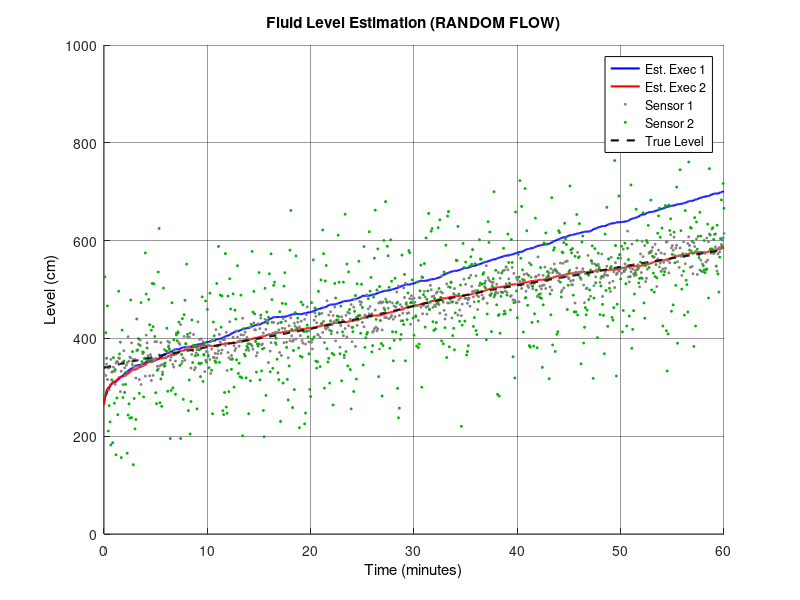
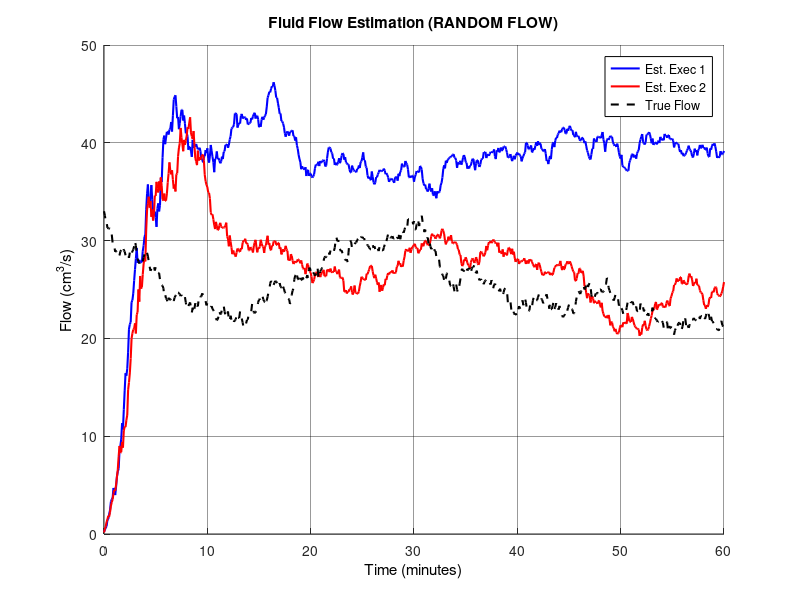
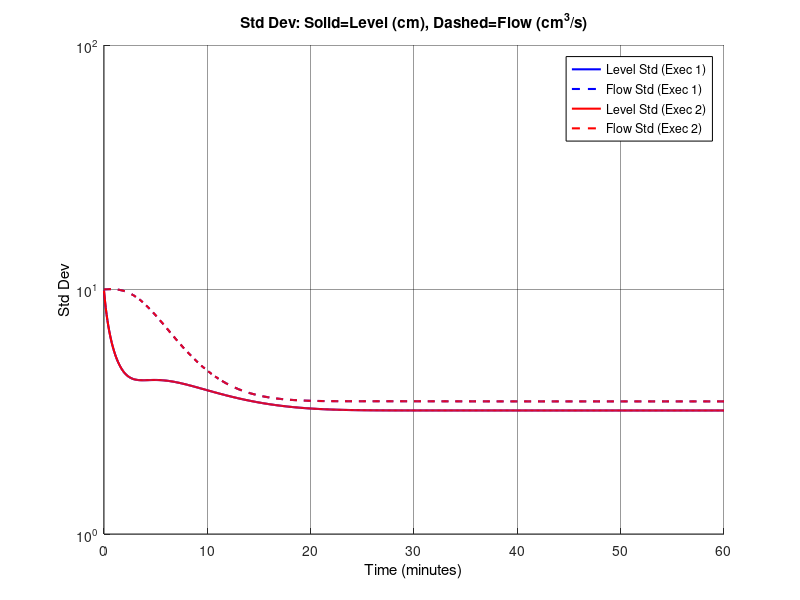

Write the MATLAB code that produced these figures, in order.
% =========================================================================
% Script: kalman_flow_rnd.m
% Subject: Signal Processing for Communications
% Assignment: Lab 3 - Linear Estimation and Kalman Filtering
% Task: 7 (Random Fluctuating Flow)
% =========================================================================

clear; clc; close all;

%% 1. SYSTEM PARAMETERS AND CONFIGURATION

% --- Physical Constants ---
rho_kgm3 = 874;
rho_gcm3 = rho_kgm3 / 1000;
ch = 0.98 * rho_gcm3;

T = 5;
diameter = 22;
radius = diameter / 2;
Area = pi * radius^2;

% --- Simulation Duration ---
duration_min = 60;
N = (duration_min * 60) / T;
num_execs = 2;

% --- True System Values ---
l_true_init = 340;
q_true_init = 33;

% --- Kalman Filter Initialization Parameters ---
mu_l = 250;
sigma_l = 11;
mu_q = 0;
sigma_q = 10;

% Measurement Noise (TWO SENSORS)
sigma_v1 = 20;
sigma_v2 = 80;
R = [sigma_v1^2,    0;
      0,        sigma_v2^2];

% --- State Space Matrices ---
A = [1,  T/Area;
     0,       1];

H = [ch, 0;
     ch, 0];

% Process Noise Covariance Q (NOW NON-ZERO!)
% Flow has random increments with std dev = 0.35 cm^3/s
sigma_flow_increment = 0.35;
Q = [0,                         0;
     0,    sigma_flow_increment^2];

% Initial Error Covariance Matrix
Sigma_init = [sigma_l^2, 0;
              0,         sigma_q^2];

%% 2. SIMULATION LOOP

figure(1); set(gcf, 'Color', 'w'); set(gca, 'Color', 'w'); hold on; grid on;
set(gca, 'GridColor', 'k', 'GridAlpha', 0.4);
title('Fluid Level Estimation (RANDOM FLOW)', 'Color', 'k', 'FontWeight', 'bold');
xlabel('Time (minutes)', 'Color', 'k'); ylabel('Level (cm)', 'Color', 'k');

figure(2); set(gcf, 'Color', 'w'); set(gca, 'Color', 'w'); hold on; grid on;
set(gca, 'GridColor', 'k', 'GridAlpha', 0.4);
title('Fluid Flow Estimation (RANDOM FLOW)', 'Color', 'k', 'FontWeight', 'bold');
xlabel('Time (minutes)', 'Color', 'k'); ylabel('Flow (cm^3/s)', 'Color', 'k');

figure(3); set(gcf, 'Color', 'w'); set(gca, 'Color', 'w'); hold on; grid on;
set(gca, 'GridColor', 'k', 'GridAlpha', 0.4);
title('Std Dev of Estimation Error (RANDOM FLOW)', 'Color', 'k', 'FontWeight', 'bold');
xlabel('Time (minutes)', 'Color', 'k'); ylabel('Std Dev', 'Color', 'k');

colors = ['b', 'r'];

for k = 1:num_execs
    
    % --- Pre-allocation ---
    s_hat_hist = zeros(2, N+1);
    Sigma_hist_l = zeros(1, N+1);
    Sigma_hist_q = zeros(1, N+1);
    x_hist = zeros(2, N+1);
    s_true_hist = zeros(2, N+1);
    
    % --- Initialization ---
    s_hat = [mu_l; mu_q];
    Sigma = Sigma_init;
    s_true = [l_true_init; q_true_init];
    
    % --- Time Loop ---
    for i = 1:(N+1)
        
        % Simulate Reality with RANDOM FLOW
        if i > 1
            % Apply deterministic dynamics
            s_true = A * s_true;
            % Add random increment to flow (process noise)
            s_true(2) = s_true(2) + sigma_flow_increment * randn;
        end
        
        % Generate TWO Measurements
        x_n = H * s_true + [sigma_v1; sigma_v2] .* randn(2, 1);
        
        % Kalman Filter Step
        
        % Prediction (now accounts for process noise Q)
        s_pred = A * s_hat;
        Sigma_pred = A * Sigma * A' + Q;
        
        % Correction
        S = H * Sigma_pred * H' + R;
        K = Sigma_pred * H' / S;
        
        s_hat = s_pred + K * (x_n - H * s_pred);
        Sigma = (eye(2) - K * H) * Sigma_pred;
        
        % Storage
        s_hat_hist(:, i) = s_hat;
        s_true_hist(:, i) = s_true;
        x_hist(:, i) = x_n;
        
        Sigma_hist_l(i) = Sigma(1,1);
        Sigma_hist_q(i) = Sigma(2,2);
    end
    
    % --- Plotting Execution k ---
    time_vec = (0:N) * T / 60;
    
    % Fig 1: Level
    figure(1);
    plot(time_vec, s_hat_hist(1,:), 'Color', colors(k), 'LineWidth', 1.5, ...
        'DisplayName', sprintf('Est. Exec %d', k));
    
    % Fig 2: Flow
    figure(2);
    plot(time_vec, s_hat_hist(2,:), 'Color', colors(k), 'LineWidth', 1.5, ...
        'DisplayName', sprintf('Est. Exec %d', k));
    
    % Fig 3: Error Std Dev
    figure(3);
    plot(time_vec, sqrt(Sigma_hist_l), [colors(k) '-'], 'LineWidth', 1.5, ...
        'DisplayName', sprintf('Level Std (Exec %d)', k));
    plot(time_vec, sqrt(Sigma_hist_q), [colors(k) '--'], 'LineWidth', 1.5, ...
        'DisplayName', sprintf('Flow Std (Exec %d)', k));
    
    % Print asymptotic values (last 10% of simulation)
    fprintf('\n=== Execution %d ===\n', k);
    fprintf('Asymptotic Level Std: %.4f cm\n', mean(sqrt(Sigma_hist_l(end-70:end))));
    fprintf('Asymptotic Flow Std: %.4f cm^3/s\n', mean(sqrt(Sigma_hist_q(end-70:end))));
end

%% 3. FINALIZING PLOTS

time_vec = (0:N) * T / 60;

% --- Figure 1: Level ---
figure(1);
plot(time_vec, x_hist(1,:)/ch, '*', 'Color', [0.5 0.5 0.5], 'MarkerSize', 2, ...
    'DisplayName', 'Sensor 1');
plot(time_vec, x_hist(2,:)/ch, '*', 'Color', [0 0.7 0], 'MarkerSize', 2, ...
    'DisplayName', 'Sensor 2');
plot(time_vec, s_true_hist(1,:), 'k--', 'LineWidth', 1.5, 'DisplayName', 'True Level');
legend('Location', 'best', 'TextColor', 'k', 'Color', 'w', 'EdgeColor', 'k');

% --- Figure 2: Flow ---
figure(2);
plot(time_vec, s_true_hist(2,:), 'k--', 'LineWidth', 1.5, 'DisplayName', 'True Flow');
legend('Location', 'best', 'TextColor', 'k', 'Color', 'w', 'EdgeColor', 'k');

% --- Figure 3: Std Dev ---
figure(3);
legend('Location', 'best', 'TextColor', 'k', 'Color', 'w', 'EdgeColor', 'k');
title('Std Dev: Solid=Level (cm), Dashed=Flow (cm^3/s)', 'Color', 'k');
set(gca, 'YScale', 'log');
